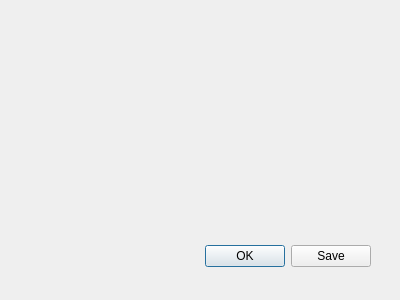
<?xml version="1.0" encoding="UTF-8"?>
<ui version="4.0">
 <class>reportView</class>
 <widget class="QDialog" name="reportView">
  <property name="geometry">
   <rect>
    <x>0</x>
    <y>0</y>
    <width>400</width>
    <height>300</height>
   </rect>
  </property>
  <property name="windowTitle">
   <string>Dialog</string>
  </property>
  <widget class="QDialogButtonBox" name="buttonBox">
   <property name="geometry">
    <rect>
     <x>30</x>
     <y>240</y>
     <width>341</width>
     <height>32</height>
    </rect>
   </property>
   <property name="orientation">
    <enum>Qt::Horizontal</enum>
   </property>
   <property name="standardButtons">
    <set>QDialogButtonBox::Ok|QDialogButtonBox::Save</set>
   </property>
  </widget>
 </widget>
 <resources/>
 <connections>
  <connection>
   <sender>buttonBox</sender>
   <signal>accepted()</signal>
   <receiver>reportView</receiver>
   <slot>accept()</slot>
   <hints>
    <hint type="sourcelabel">
     <x>248</x>
     <y>254</y>
    </hint>
    <hint type="destinationlabel">
     <x>157</x>
     <y>274</y>
    </hint>
   </hints>
  </connection>
  <connection>
   <sender>buttonBox</sender>
   <signal>rejected()</signal>
   <receiver>reportView</receiver>
   <slot>reject()</slot>
   <hints>
    <hint type="sourcelabel">
     <x>316</x>
     <y>260</y>
    </hint>
    <hint type="destinationlabel">
     <x>286</x>
     <y>274</y>
    </hint>
   </hints>
  </connection>
 </connections>
</ui>
